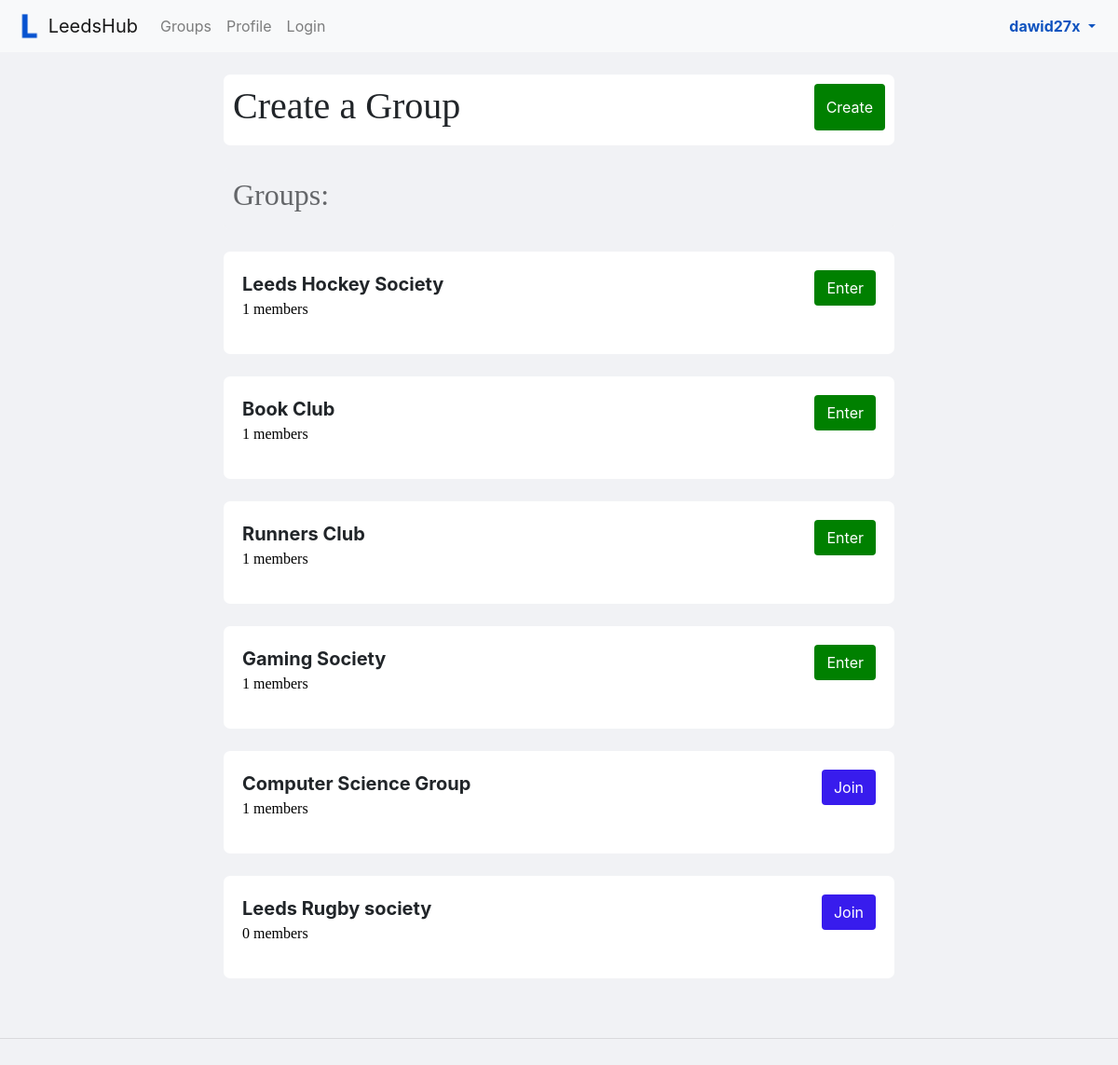
The page /findgroups (signed in) on the database its author committed.
### app/models.py (models this page shows, shortened)
class User(db.Model, UserMixin):
    id = db.Column(db.Integer, primary_key=True)
    username = db.Column(db.String(25), nullable=False, unique=True)
    fullname = db.Column(db.String(30), nullable=False)
    uniyear = db.Column(db.Integer, nullable=False)
    uniemail = db.Column(db.String(30), nullable=False)
    posts = db.relationship('Post', backref='creator')
    groups = db.relationship('Membership', backref='member')
    liked_posts = db.relationship('Post', backref="liked")
    comments = db.relationship('Comment', backref="commenter")
    password_hash = db.Column(db.String(128))
    @property
    def password(self):
        raise AttributeError("Password is not a readable attribute")

class Group(db.Model):
    id = db.Column(db.Integer, primary_key=True)
    title = db.Column(db.String(20), nullable=False)
    members = db.relationship('Membership', backref="group")

### app/views.py (the view)
@app.route('/findgroups', methods=["GET", "POST"])
@login_required
def find_groups():
    members = Membership.query.count()
    num = members
    memberships = Membership.query.filter_by(user_id=current_user.id)
    members_num = Membership
    group_list = []
    group2_list = []
    groups = Group.query.all()
    for group in groups:
        for member in memberships:
            if group.id == member.group_id:
                group_list.append(group)
    for group in groups:
        if group not in group_list:
            group2_list.append(group)
    return render_template("findgroups.html",
                           title="Groups",
                           memberships=memberships,
                           group_list=group_list,
                           members_num=members_num,
                           group2_list=group2_list,
                           num=num)

### app/views.py (called while the page is built)
@login_manager.user_loader
def load_user(user_id):
    return User.query.get(int(user_id))

### app/templates/findgroups.html
{% extends "base.html" %}
{% block content %}
<html>
 <head>
</head>
<body>
<div class="container" id="post">
<div class="row">
    <div class="col-8">
<h1>Create a Group</h1>
    </div>
    <div class="col-4">
<a href="/creategroup" style="background-color:green; color:white; padding:12px" class="btn float-right">Create</a>
</div>
</div>
</div>
<br>
<div style="background-color : #f1f2f5;" class="container" id="post">
<h2>Groups:</h2>
</div>
<br>
{% for group in group_list %}
        <div class="container" id="post">
        <div class="row" style="padding:10px">
        <div class="col-8">
        <strong style="font-size: 20px">{{group.title}}</strong>
        <p style="color:black">{{members_num.query.filter_by(group_id=group.id).count()}} members</p>
        </div>
        <div class="col-4">
        <a href="/entergroup/{{group.id}}" style="background-color:green; color:white" class="btn float-right">Enter</a>
    </div>
    </div>
    </div>
    <br>
{% endfor %}
{% for group in group2_list %}
        <div class="container" id="post">
        <div class="row" style="padding:10px">
        <div class="col-8">
        <strong style="font-size: 20px">{{group.title}}</strong>
        <p style="color:black">{{members_num.query.filter_by(group_id=group.id).count()}} members</p>
        </div>
        <div class="col-4">
        <a href="/joingroup/{{group.id}}" style="background-color:#381ced; color:white" class="btn float-right">Join</a>
    </div>
    </div>
    </div>
    <br>
{% endfor %}
<br>
<hr>
<br>
</body>
</html>
{% endblock %}

### app/templates/base.html (shortened to what this page needs)
<!DOCTYPE html>
<html lang="en">
    <head>
    <link rel="stylesheet" href="https://maxcdn.bootstrapcdn.com/bootstrap/4.5.2/css/bootstrap.min.css">
    <link rel="stylesheet" href="/static/style.css">
    </head>
    <body>
<nav class="navbar navbar-expand-sm navbar-light bg-light">
  <a href='/' class="navbar-brand">
    <img src="/static/logo3.png" width="30" height="30" class="d-inline-block align-top" alt="Blue L">
    LeedsHub
  </a>
  <div class="collapse navbar-collapse" id="navbarSupportedContent">
    <ul class="navbar-nav mr-auto">
      <li class="nav-item"><a class="nav-link" href="/findgroups">Groups</a></li>
      <li class="nav-item"><a class="nav-link" href="/profile">Profile</a></li>
      <li class="nav-item"><a class="nav-link" href="/login">Login</a></li>
    </ul>
    <ul class="navbar-nav navbar-right">
      <li class="nav-item dropdown">
        <a style="color:#0f53bf" class="nav-link dropdown-toggle" id="navbarDropdownMenuLink" role="button" data-toggle="dropdown" aria-haspopup="true" aria-expanded="false">
          <strong>{{current_user.username}}</strong>
        </a>
      </li>
    </ul>
  </div>
</nav>
   <br>
    <div id="page">
   {% block content %}{% endblock %}
    </div>
    </body>
  </html>

### app/static/style.css (style rules this page uses)
h2 { font-family: Arial, Helvetica, sans-serif; color: #646669; font-weight: lighter; text-decoration-color: black; }
body { background-color: #f1f2f5; }
p, h1,h2,h3, form { font-family: Verdana }
#post { border-radius:7px; padding:10px; background-color:white; width:60% }

### rows shown on the page
User: username "dawid27x"
Group: title "Leeds Hockey Society", query.filter_by "1"
Group: title "Book Club", query.filter_by "1"
Group: title "Runners Club", query.filter_by "1"
Group: title "Gaming Society", query.filter_by "1"
Group: title "Computer Science Group", query.filter_by "1"
Group: title "Leeds Rugby society", query.filter_by "0"
